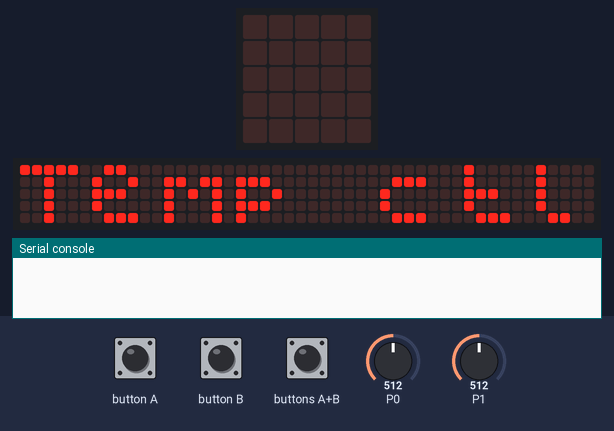
A program run on a simulated BBC micro:bit (MakeCode). Parts: the board's 5×5 LED display, a strip that is not on the board, showing the scrolling text unrolled, the last lines printed to the serial console. The inputs (shaded band) are chosen by the test bench; at power-on: P0 = 512, P1 = 512 (analog values on the 0–1023 scale). The 48×5 strip is a reading aid, not a part: it shows the text the display is scrolling, unrolled, one strip-width of it at a time.

Above: at 4.1 s.
At 9.3 s:
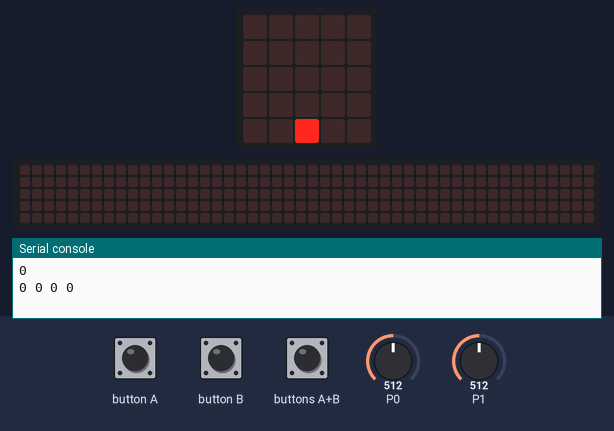
9.4 s: button B pressed for 0.15 s
At 9.9 s:
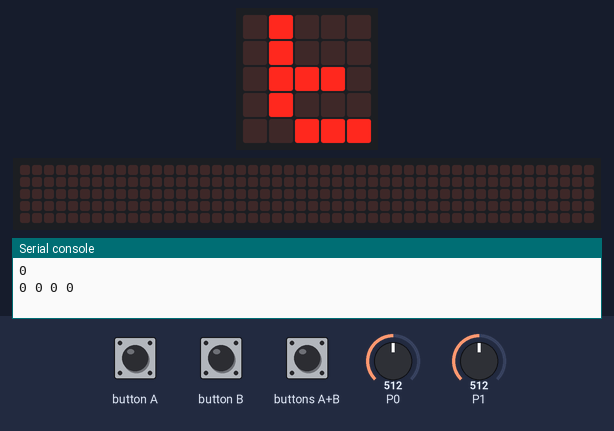
10.1 s: button A pressed for 0.15 s
10.8 s: buttons A+B pressed for 0.15 s
11.5 s: buttons A+B pressed for 1 s
13.1 s: button B pressed for 0.15 s
At 16.1 s:
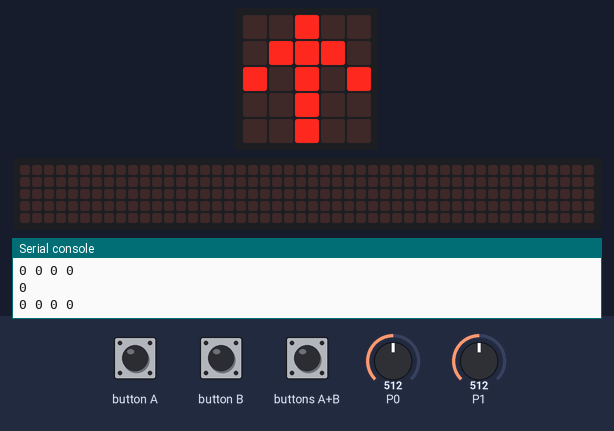
16.2 s: button A pressed for 0.15 s
At 19.5 s:
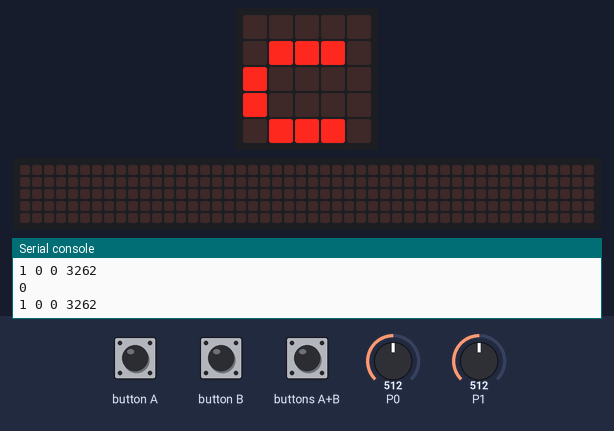

Measured:
- after the input at 9.4 s, the display: changes after 0.15 s (image 2)
- after the input at 13.1 s, the display: first differs from a run without the input after 2.9 s (image 3)
- after the input at 16.2 s, the display: first differs from a run without the input after 3.1 s (image 4)
- what the display in image 0 shows lasts 0.6 s, from 4.1 s to 4.7 s

The program:

main.ts
```typescript
function calcPID () {
    diff0 = target - ctemp
    if (diff0 < 0) {
        diff0 = 0
    }
    p = diff0 * kp / target
    diff0 = target - ctemp
    diff1 = target - ptemp
    if (ptemp == 0 || (diff0 < 0 || diff1 < 0)) {
        diff0 = 0
        diff1 = 0
    }
    i = (diff0 + diff1) * (5 * ki)
    pid = p + i
    if (pid > 0) {
        pid = pid + 130
    }
    raw = pid
    pid = pid / 100
    if (pid > 10) {
        pid = 10
    }
    ptemp = ctemp
    if (ctemp >= usl) {
        pid = 0
    }
    Counter += 1
}
input.onButtonPressed(Button.A, function () {
    if (mode == 1) {
        target += -10
        basic.showArrow(ArrowNames.South)
        // basic.showNumber(target / 10)
        dispDeg(target)
    } else if (mode == 0) {
        basic.showString("c")
        // basic.showNumber(ctemp / 10)
        dispDeg(ctemp)
    }
    dispResults()
})
function dispResults () {
    // if (pid >= 10) {
    // basic.showString("A")
    // } else {
    // basic.showNumber(pid)
    // }
    led.plotBarGraph(
    pid,
    10
    )
    serial.writeNumber(Counter)
    serial.writeString(" ")
    serial.writeNumber(pid)
    serial.writeString(" ")
    serial.writeNumber(raw)
    serial.writeString(" ")
    serial.writeNumber(ctemp)
    serial.writeLine("")
}
input.onButtonPressed(Button.AB, function () {
    mode += 1
    mode = mode % 2
    if (mode == 0) {
        basic.showString("C")
    } else {
        basic.showString("T")
    }
    dispResults()
})
input.onButtonPressed(Button.B, function () {
    if (mode == 1) {
        target += 10
        basic.showArrow(ArrowNames.North)
        // basic.showNumber(target / 10)
        dispDeg(target)
    } else if (mode == 0) {
        basic.showString("t")
        // basic.showNumber(target / 10)
        dispDeg(target)
    }
    dispResults()
})
function dispDeg (t: number) {
    basic.showNumber(t / 10)
}
function getTemp () {
    lm60OutAvg = 0
    vref = 0
    for (let index = 0; index < ADC_LOOP_CNT; index++) {
        lm60OutAvg += pins.analogReadPin(AnalogPin.P0)
    }
    for (let index = 0; index < REF_LOOP_CNT; index++) {
        vref += pins.analogReadPin(AnalogPin.P1)
    }
    lm60OutAvg = lm60OutAvg / ADC_LOOP_CNT
    vref = vref / REF_LOOP_CNT
    lm60OutAvg = 2475 * lm60OutAvg
    lm60OutAvg = lm60OutAvg / vref
    ctemp = Math.round((lm60OutAvg - 424) * 1000 / 625 + toffset)
}
let vref = 0
let lm60OutAvg = 0
let raw = 0
let pid = 0
let i = 0
let p = 0
let ctemp = 0
let REF_LOOP_CNT = 0
let ADC_LOOP_CNT = 0
let toffset = 0
let ki = 0
let kp = 0
let ptemp = 0
let diff1 = 0
let diff0 = 0
let Counter = 0
let mode = 0
let usl = 0
let target = 0
let kd = 0
let integ = 0
target = 570
usl = 750
mode = 0
Counter = 0
diff0 = 0
diff0 = 0
diff1 = 0
ptemp = 0
kp = 2700
ki = 5
toffset = -20
ADC_LOOP_CNT = 100
REF_LOOP_CNT = 100
let twait = 1000
basic.showString("Temp ctl")
dispResults()
basic.forever(function () {
    if (mode == 0) {
        pins.digitalWritePin(DigitalPin.P8, 1)
        basic.pause(pid * twait)
        pins.digitalWritePin(DigitalPin.P8, 0)
        basic.pause((10 - pid) * twait)
        getTemp()
        calcPID()
        dispResults()
    } else {
        pins.digitalWritePin(DigitalPin.P8, 0)
    }
})
```

test.ts
```typescript
// テストはここに来ます。このパッケージが拡張機能として使用されるときにはコンパイルされません。
```
